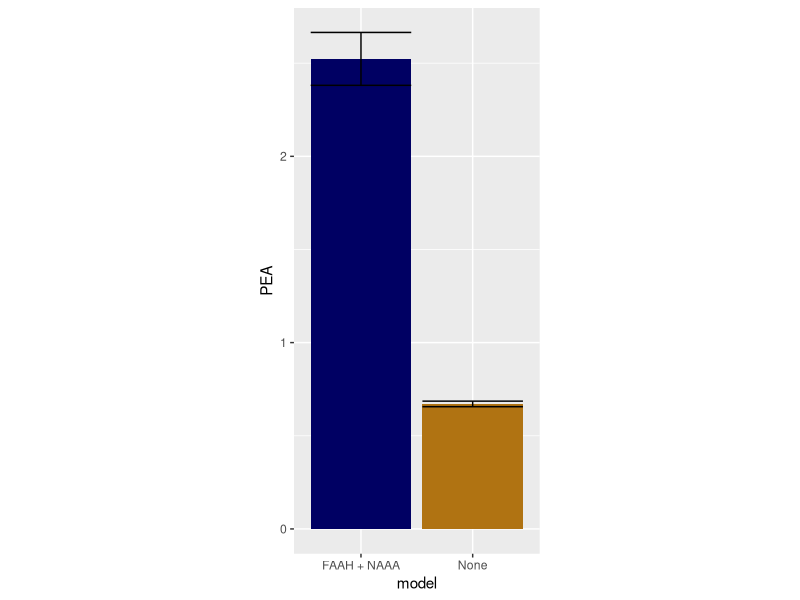
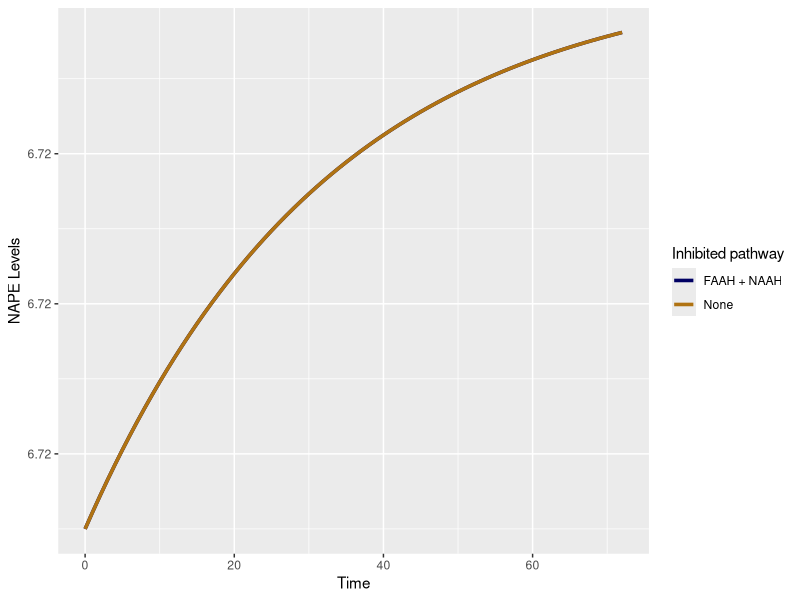
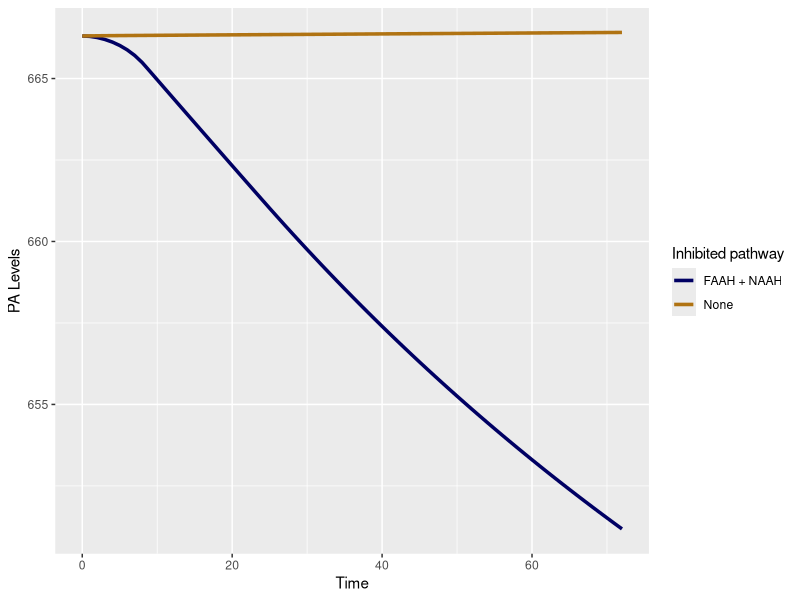
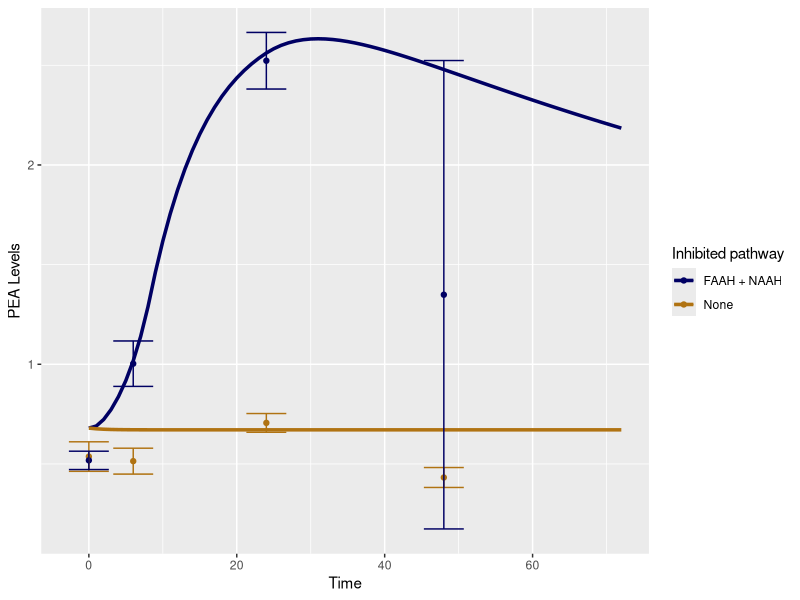
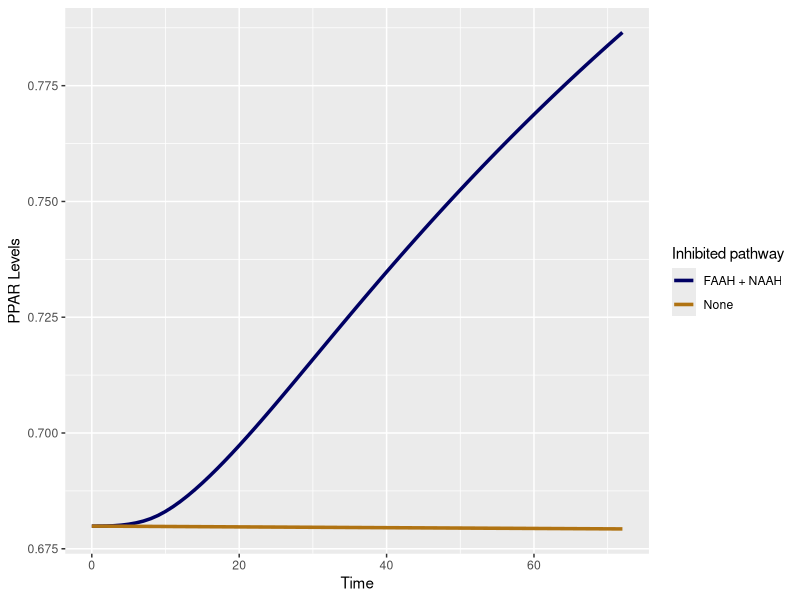

Write R code to recreate these figures, in order. (Note: this script raises an error after producing the figures.)
rm(list = ls())
graphics.off()
library(deSolve)
library(tidyverse)
library(scales)

#################
# Model parameters
ks <- 0.2054
# synthesis rate of NAPE
kdegnape <- 0.001
# degredation rate of NAPE
kdeg <- 0.001
# degradation rate of PA
kpa <- 0.4
# basal synthesis of PA
kpeasyn <- 0.155
# basal synthesis of PEA
kpeadeg <- 0.048
# basal degredation of PEA
kpeaextra <- 0.08
# extra pathway of PEA
kass <- 0.001
# assosiation constant of PPAR
kdis <- 0.001
# dissasociation of PPARa
Vmpld <- 97.9
# vmax for NAPE to PEA conversion by PLD enzyme
Kmpld <- 3300
# Km for NAPE to PEA conversion by PLD enzyme
Vmgde <- 3
# vmax for NAPE to PEA conversion by GDE1_4 enzyme
Kmgde <- 12000000
# Km for NAPE to PEA conversion by GDE1_4 enzyme
Vmfa <- 2.6 * 620
# vmax for PEA to PA conversion by FAAH enzyme
Kmfa <- 5000
# Km for PEA to PA conversion by FAAH enzyme
Vmna <- 12 * 620
# vmax for PEA to PA conversion by NAAA enzyme
Kmna <- 97000
# Km for PEA to PA conversion by NAAA enzyme

para_steady <- unlist(c(data.frame(
    ks,
    kdegnape,
    kdeg,
    kass,
    kdis,
    kpa,
    kpeasyn,
    kpeaextra,
    kpeadeg,
    Vmpld, # vmax for NAPE to PEA conversion by PLD enzyme
    Kmpld, # Km for NAPE to PEA conversion by PLD enzyme
    Vmgde, # vmax for NAPE to PEA conversion by GDE1_4 enzyme
    Kmgde, # Km for NAPE to PEA conversion by GDE1_4 enzyme
    Vmfa, # vmax for PEA to PA conversion by FAAH enzyme
    Kmfa, # Km for PEA to PA conversion by FAAH enzyme
    Vmna, # vmax for PEA to PA conversion by NAAA enzyme
    Kmna # Km for PEA to PA conversion by NAAA enzyme
)))

# Use decrete functions in order to capture end of effect with NAAA and FAAH

PEA_model_steady <- function(t, x, parms) {
    with(as.list(c(parms, x)), {
        if (t < 24 & DRUG >= 0) {
            dDRUG <- -0.8
        } else if (t > 24 & DRUG <= 1) {
            dDRUG <- 0.05
        } else {
            dDRUG <- 0
        }
        dNAPE <- ks - Vmpld * NAPE / (Kmpld + NAPE) - Vmgde * NAPE / (Kmgde + NAPE) - kdegnape * NAPE
        dPEA <- kpeasyn + Vmpld * NAPE / (Kmpld + NAPE) + Vmgde * NAPE / (Kmgde + NAPE) - Vmfa * PEA / (Kmfa + PEA) - Vmna * PEA / (Kmna + PEA) - kass * PEA + kdis * PPAR - kpeadeg * PEA - kpeaextra * PEA
        dPA <- kpa + Vmfa * PEA / (Kmfa + PEA) + Vmna * PEA / (Kmna + PEA) - kdeg * PA
        dPPAR <- kass * PEA - kdis * PPAR

        res <- c(dNAPE, dPEA, dPA, dPPAR, dDRUG)
        list(res)
    })
}

t <- seq(0, 72, 1)

xstart <- c(
    NAPE = 6.710947,
    PEA = 0.6798838,
    PA = 666.3042,
    PPAR = 0.6798813,
    DRUG = 1
)


PEA_model_no_both <- function(t, x, parms) {
    with(as.list(c(parms, x)), {
        if (t < 24 & DRUG >= 0) {
            dDRUG <- -0.12
        } else if (t > 24 & DRUG <= 0.2) {
            dDRUG <- 0.002
        } else {
            dDRUG <- 0
        }
        dNAPE <- ks - Vmpld * NAPE / (Kmpld + NAPE) - Vmgde * NAPE / (Kmgde + NAPE) - kdegnape * NAPE
        dPEA <- kpeasyn + Vmpld * NAPE / (Kmpld + NAPE) + Vmgde * NAPE / (Kmgde + NAPE) - DRUG * Vmfa * PEA / (Kmfa + PEA) - DRUG * Vmna * PEA / (Kmna + PEA) - kpeadeg * PEA - kpeaextra * PEA - kass * PEA + kdis * PPAR
        dPA <- kpa + DRUG * Vmfa * PEA / (Kmfa + PEA) + DRUG * Vmna * PEA / (Kmna + PEA) - kdeg * PA
        dPPAR <- kass * PEA - kdis * PPAR

        res <- c(dNAPE, dPEA, dPA, dPPAR, dDRUG)
        list(res)
    })
}

para_no_both <- unlist(c(data.frame(
    ks,
    kdegnape,
    kdeg,
    kass,
    kdis,
    kpa,
    kpeasyn,
    kpeadeg,
    Vmpld, # vmax for NAPE to PEA conversion by PLD enzyme
    Kmpld, # Km for NAPE to PEA conversion by PLD enzyme
    Vmgde, # vmax for NAPE to PEA conversion by GDE1_4 enzyme
    Kmgde # Km for NAPE to PEA conversion by GDE1_4 enzyme
)))

out1 <- ode(y = xstart, func = PEA_model_steady, parms = para_steady, times = t, method = "ode45")
out2 <- ode(y = xstart, func = PEA_model_no_both, parms = para_no_both, times = t, method = "ode45")

out1 <- as.data.frame(out1)
out1 <- out1 %>%
    add_column(model = "None")
out1
out2 <- as.data.frame(out2)
out2 <- out2 %>%
    add_column(model = "FAAH + NAAH")

combined_df <- rbind(out1, out2)

combined_df

#############################################
#                EXPERIMENTAL               #
#############################################

model <- c("None", "None", "None", "None", "FAAH + NAAH", "FAAH + NAAH", "FAAH + NAAH", "FAAH + NAAH")
PEA <- c(0.537, 0.514, 0.706, 0.432, 0.518, 1.003, 2.523, 1.349)
sd <- c(0.074, 0.065, 0.047, 0.050, 0.046, 0.114, 0.142, 1.175)
time <- c(0, 6, 24, 48, 0, 6, 24, 48)

df_experimental <- data.frame(model, PEA, sd, time)

df_steady.PEA <- c(0.671, 2.523)
df_steady.sd <- c(0.015, 0.142)
df_steady.model <- c("None", "FAAH + NAAA")
df_steady <- data.frame(df_steady.model, df_steady.PEA, df_steady.sd)
names(df_steady) <- c("model", "PEA", "sd")

#############################################
#                   GGPLOT                  #
#############################################


#############################################
#                 Column plot               #
#############################################

line_plot <- ggplot(df_steady) +
    geom_col(aes(model, PEA, fill = model)) +
    geom_errorbar(aes(model, ymin = PEA - sd, ymax = PEA + sd)) +
    scale_fill_manual(values = c("#000063", "#B07312")) +
    theme(aspect.ratio = 20 / 9,
    legend.position = "none")

#############################################
#                  Line plot                #
#############################################

plot_PEA <- ggplot(combined_df, aes(time, PEA, color = model)) +
    geom_line(size = 1.2) +
    scale_y_continuous(
        labels = label_number_auto()
    ) +
    geom_point(data = df_experimental, aes(time, PEA, color = model)) +
    geom_errorbar(data = df_experimental,
    aes(x = time, ymin = PEA - sd, ymax = PEA + sd, color = model)) +
    labs(x = "Time", y = "PEA Levels", color = "Inhibited pathway") +
    scale_color_manual(values = c("#000063", "#B07312"))

plot_NAPE <- ggplot(combined_df, aes(time, NAPE, color = model)) +
    geom_line(size = 1.2) +
    scale_y_continuous(
        labels = label_number(accuracy = 0.02)
    ) +
    labs(x = "Time", y = "NAPE Levels", color = "Inhibited pathway") +
    scale_color_manual(values = c("#000063", "#B07312"))

plot_PPAR <- ggplot(combined_df, aes(time, PPAR, color = model)) +
    geom_line(size = 1.2) +
    scale_y_continuous(
        labels = label_number_auto()
    ) +
    labs(x = "Time", y = "PPAR Levels", color = "Inhibited pathway") +
    scale_color_manual(values = c("#000063", "#B07312"))

plot_PA <- ggplot(combined_df, aes(time, PA, color = model)) +
    geom_line(size = 1.2) +
    scale_y_continuous(
        labels = label_number_auto()
    ) +
    labs(x = "Time", y = "PA Levels", color = "Inhibited pathway") +
    scale_color_manual(values = c("#000063", "#B07312"))

plot_all <- ggarrange(plot_NAPE, plot_PEA, plot_PPAR, plot_PA,
    ncol = 2,
    nrow = 2,
    common.legend = TRUE
)

plot_steady <- ggarrange(line_plot, plot_all,
ncol = 2,
labels = c("A", "B"),
widths = c(1,2))
plot_steady

ggsave("figures/basemodel.pdf")
